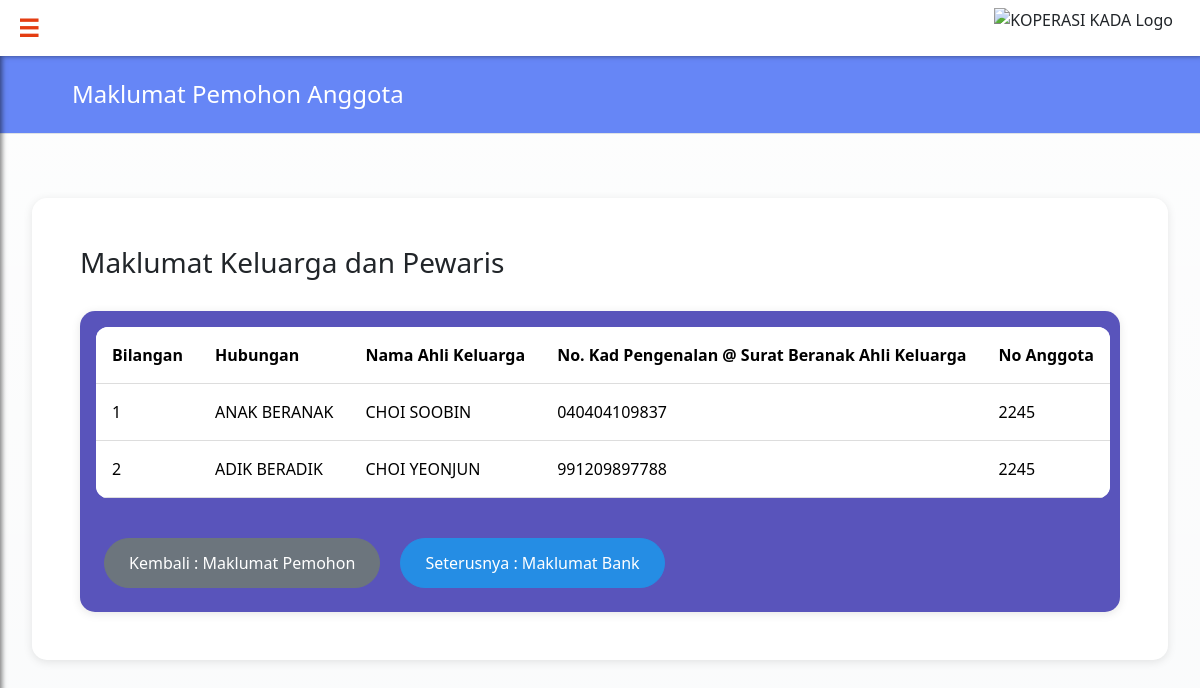
Screenshot of /adreviewFamily.php?staffNo=2245 with the database file from the repository.
### tables this page shows
CREATE TABLE `familyinfo` (
  `familyIC` varchar(20) NOT NULL,
  `relationship` varchar(25) NOT NULL,
  `familyName` varchar(255) NOT NULL,
  `staffNo` int(5) NOT NULL,
  `count` int(15) NOT NULL
);

### adreviewFamily.php (the view, shortened to what this page needs)
<?php
include 'dbconnect.php';
include 'headeradmin.php';
$staffNo = $_GET['staffNo'];
$sql = "SELECT
            count, relationship, familyName, familyIC, staffNo
        FROM familyinfo
        WHERE staffNo = ?";
$stmt = $con->prepare($sql);
$stmt->bind_param("s", $staffNo);
$stmt->execute();
$result = $stmt->get_result();
if ($result->num_rows > 0) {
    $rows = $result->fetch_all(MYSQLI_ASSOC);
} else {
    die("No family info found with the given Staff No.");
}
?>
<!DOCTYPE html>
<html lang="en">
<head>
    <link href="https://cdn.jsdelivr.net/npm/bootstrap@5.3.3/dist/css/bootstrap.min.css" rel="stylesheet">
</head>
<div class="page-header">
        <h2 class="page-title">Maklumat Pemohon Anggota</h2>
    </div>
  <div class="container">
        <div class="content-container">
            <h3>Maklumat Keluarga dan Pewaris</h3><br>
            <div class="table-container">
            <table class="table table-hover">
                <tr>
                    <th scope="row">Bilangan</th>
                    <th scope="row">Hubungan</th>
                    <th scope="row">Nama Ahli Keluarga</th>
                    <th scope="row">No. Kad Pengenalan @ Surat Beranak Ahli Keluarga</th>
                    <th scope="row">No Anggota</th>
                </tr>
            <tbody>
                <?php
                $bilangan = 1;
                foreach ($rows as $row):
                ?>
                <tr>
                    <td><?php echo $bilangan++; ?></td>
                    <td><?php echo htmlspecialchars($row['relationship']); ?></td>
                    <td><?php echo htmlspecialchars($row['familyName']); ?></td>
                    <td><?php echo htmlspecialchars($row['familyIC']); ?></td>
                    <td><?php echo htmlspecialchars($row['staffNo']); ?></td>
                </tr>
                <?php endforeach; ?>
            </tbody>
        </table>
        <a href="adreviewMembership.php?staffNo=<?php echo urlencode($staffNo); ?>" class="btn btn-secondary mt-3">Kembali : Maklumat Pemohon</a>
        <a href="adreviewBankInfo.php?staffNo=<?php echo urlencode($staffNo); ?>" class="btn btn-primary mt-3">Seterusnya : Maklumat Bank</a>
    </div>
</body>
</html>

### headeradmin.php (style rules this page uses)
body { overflow-x: hidden; }

### adreviewFamily.php (style rules this page uses)
:root { --primary: #6686f6; --secondary: #318166; --accent: #f567a1; --dark-blue: #1255b8; --light-blue: #258de4; --purple: #5954bb; }
body { background-color: #f8f9fa; margin: 0; font-family: 'Segoe UI', Tahoma, Geneva, Verdana, sans-serif; background-image: linear-gradient(rgba(255, 255, 255, 0.75), rgba(255, 255, 255, 0.25)), url('img/img.png'); background-size: cover; background-repeat: no-repeat; background-attachment: fixed; background-position: center; }
.page-header { background-color: var(--primary); padding: 1.5rem 0; margin-bottom: 2rem; border-bottom: 1px solid #dee2e6; }
.page-title { color: white; font-size: 1.5rem; font-weight: 500; text-align: left; margin: 0; padding-left: 4.5rem; }
.container { max-width: 1450px; margin: 0 auto; padding: 2rem; }
.table-container { background-color: var(--purple); padding: 1rem; border-radius: 15px; box-shadow: 0 2px 10px rgba(0, 0, 0, 0.1); }
.content-container { background-color: white; border-radius: 15px; box-shadow: 0 2px 10px rgba(0, 0, 0, 0.1); padding: 3rem; }
.table { width: 100%; table-layout: auto; margin-bottom: 1.5rem; white-space: nowrap; border-collapse: collapse; border-radius: 12px; overflow: hidden; background-color: #fff; }
.table th, .table td { padding: 1rem; text-align: left; vertical-align: middle; font-size: 1rem; border-bottom: 1px solid #ddd; }
.btn { border-radius: 30px; padding: 0.75rem 1.5rem; font-weight: 500; transition: all 0.3s ease; margin: 0.5rem; font-size: 1rem; }
.btn-primary { background-color: var(--light-blue); border-color: var(--light-blue); }
.mt-3 { margin-top: 1rem; }

### rows the page displays
familyinfo: relationship "ANAK BERANAK", familyName "CHOI SOOBIN", familyIC "040404109837", staffNo "2245"
familyinfo: relationship "ADIK BERADIK", familyName "CHOI YEONJUN", familyIC "991209897788", staffNo "2245"
